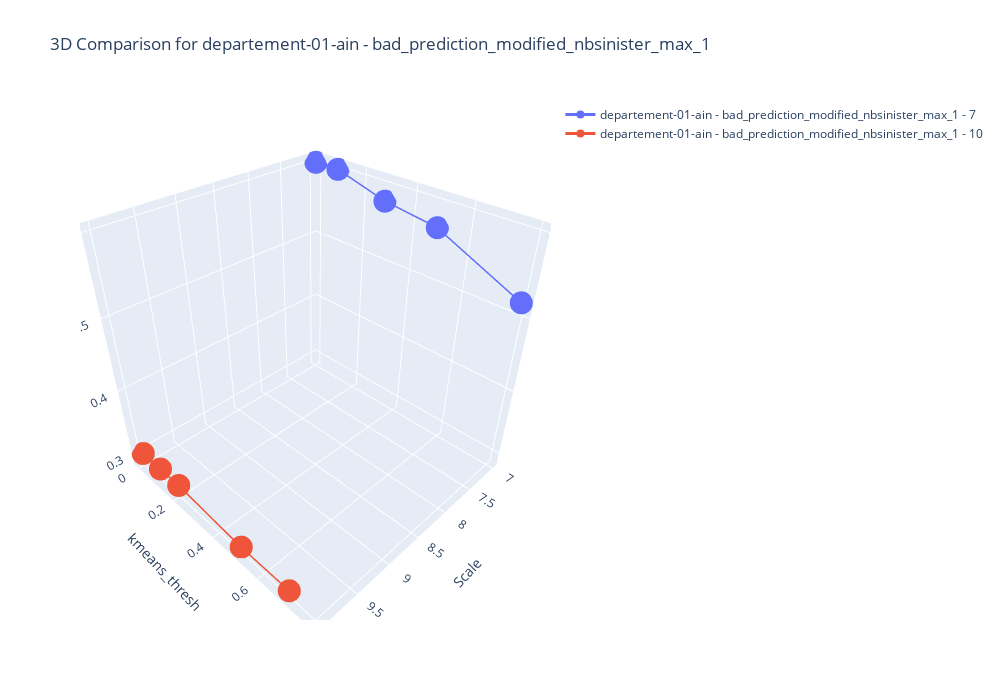
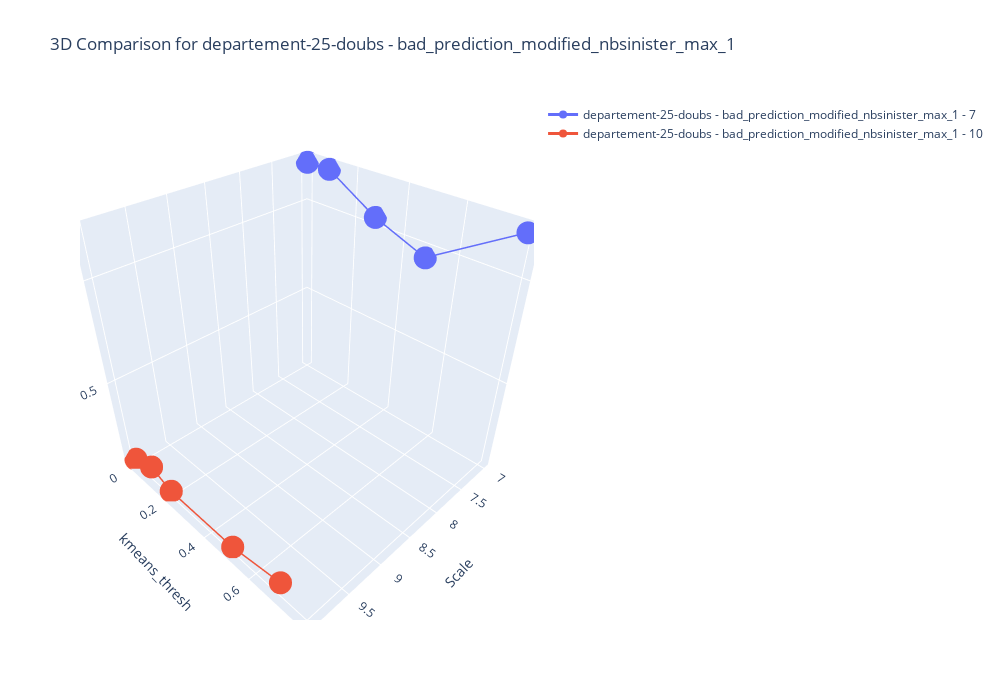
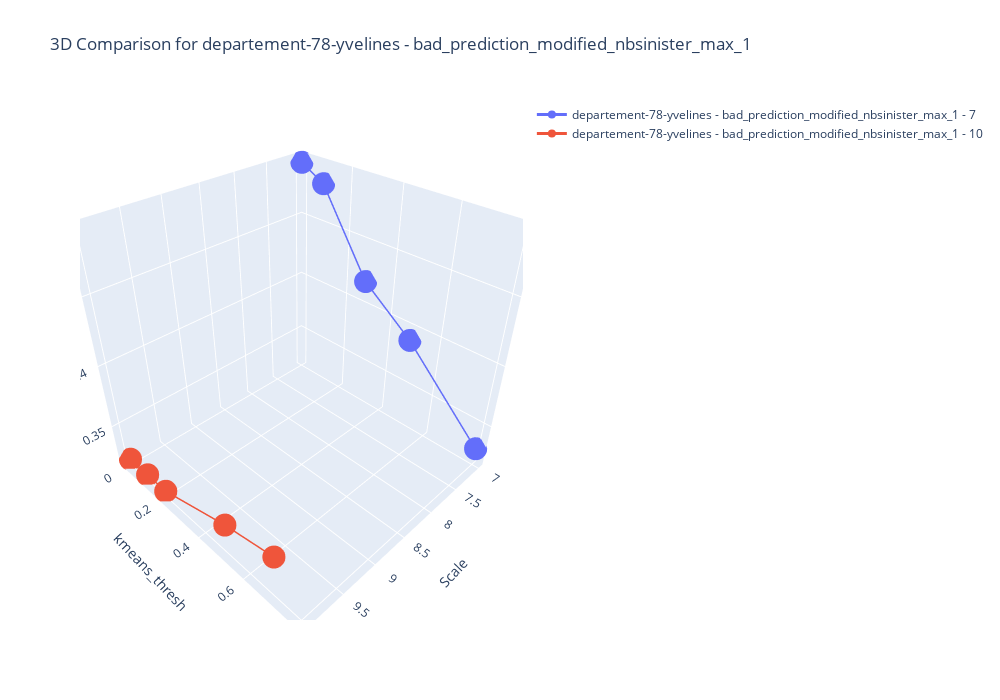

The notebook cell these images were saved under, in order:
### Code cell
compare_models_2d(df, df.Department.unique(), dept_markers, ['bad_prediction_modified_nbsinister_max_1'], 'Scale', 'kmeans_thresh', 'Scale')

### Figure 1 — Plotly figure (JSON) as saved in the notebook; plotly's stock layout.template omitted (floating-point values rounded to 4 significant figures)
{"data": [{"line": {"color": "#636EFA", "width": 3}, "marker": {"color": "#636EFA", "size": 8}, "mode": "lines+markers", "name": "departement-01-ain - bad_prediction_modified_nbsinister_max_1 - 7", "type": "scatter3d", "x": ["7", "7", "7", "7", "7"], "y": ["0", "0.1", "0.30000000000000004", "0.5", "0.8"], "z": [0.6, 0.6, 0.58, 0.57, 0.52]}, {"line": {"color": "#EF553B", "width": 3}, "marker": {"color": "#EF553B", "size": 8}, "mode": "lines+markers", "name": "departement-01-ain - bad_prediction_modified_nbsinister_max_1 - 10", "type": "scatter3d", "x": [10, 10, 10, 10, 10], "y": ["0", "0.1", "0.2", "0.5", "0.7000000000000001"], "z": [0.3, 0.3, 0.3, 0.29, 0.29]}], "layout": {"height": 700, "scene": {"xaxis": {"title": {"text": "Scale"}, "type": "linear"}, "yaxis": {"title": {"text": "kmeans_thresh"}, "type": "linear"}, "zaxis": {"title": {"text": "Metric"}, "type": "linear"}}, "title": {"text": "3D Comparison for departement-01-ain - bad_prediction_modified_nbsinister_max_1"}, "width": 1000}}

### Figure 2 — Plotly figure (JSON) as saved in the notebook; plotly's stock layout.template omitted (floating-point values rounded to 4 significant figures)
{"data": [{"line": {"color": "#636EFA", "width": 3}, "marker": {"color": "#636EFA", "size": 8}, "mode": "lines+markers", "name": "departement-25-doubs - bad_prediction_modified_nbsinister_max_1 - 7", "type": "scatter3d", "x": ["7", "7", "7", "7", "7"], "y": ["0", "0.1", "0.30000000000000004", "0.5", "0.8"], "z": [0.64, 0.64, 0.61, 0.59, 0.64]}, {"line": {"color": "#EF553B", "width": 3}, "marker": {"color": "#EF553B", "size": 8}, "mode": "lines+markers", "name": "departement-25-doubs - bad_prediction_modified_nbsinister_max_1 - 10", "type": "scatter3d", "x": [10, 10, 10, 10, 10], "y": ["0", "0.1", "0.2", "0.5", "0.7000000000000001"], "z": [0.41, 0.42, 0.41, 0.41, 0.42]}], "layout": {"height": 700, "scene": {"xaxis": {"title": {"text": "Scale"}, "type": "linear"}, "yaxis": {"title": {"text": "kmeans_thresh"}, "type": "linear"}, "zaxis": {"title": {"text": "Metric"}, "type": "linear"}}, "title": {"text": "3D Comparison for departement-25-doubs - bad_prediction_modified_nbsinister_max_1"}, "width": 1000}}

### Figure 3 — Plotly figure (JSON) as saved in the notebook; plotly's stock layout.template omitted (floating-point values rounded to 4 significant figures)
{"data": [{"line": {"color": "#636EFA", "width": 3}, "marker": {"color": "#636EFA", "size": 8}, "mode": "lines+markers", "name": "departement-78-yvelines - bad_prediction_modified_nbsinister_max_1 - 7", "type": "scatter3d", "x": ["7", "7", "7", "7", "7"], "y": ["0", "0.1", "0.30000000000000004", "0.5", "0.8"], "z": [0.49, 0.48, 0.42, 0.39, 0.33]}, {"line": {"color": "#EF553B", "width": 3}, "marker": {"color": "#EF553B", "size": 8}, "mode": "lines+markers", "name": "departement-78-yvelines - bad_prediction_modified_nbsinister_max_1 - 10", "type": "scatter3d", "x": [10, 10, 10, 10, 10], "y": ["0", "0.1", "0.2", "0.5", "0.7000000000000001"], "z": [0.32, 0.32, 0.32, 0.34, 0.35]}], "layout": {"height": 700, "scene": {"xaxis": {"title": {"text": "Scale"}, "type": "linear"}, "yaxis": {"title": {"text": "kmeans_thresh"}, "type": "linear"}, "zaxis": {"title": {"text": "Metric"}, "type": "linear"}}, "title": {"text": "3D Comparison for departement-78-yvelines - bad_prediction_modified_nbsinister_max_1"}, "width": 1000}}
